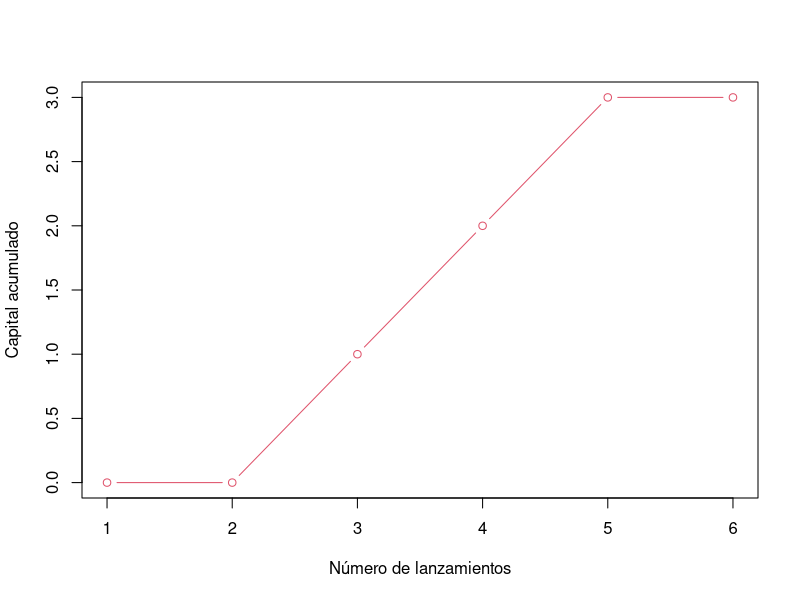

This figure's R source: (Note: this script raises an error after producing the figure.)
# Simulaciòn del juego consistente en lanzar una moneda
# Enunciado: Suponga que un jugador accede al juego de lanzar 
# una moneda y por cada sello que obtenga en el lanzamiento 
# cobra una unidad monetaria, asuma que el jugador inicia el juego
# con 0 unidades monetarias.

# Simulación de una trayectoria de 6 pasos
tr1 <- cumsum(sample(c(0,1), size = 6, replace = TRUE))
plot(1:length(tr1), tr1, type = "b", col = 2, xlab = 'Número de lanzamientos', ylab = 'Capital acumulado')

# Funciòn que genera una trayectoria tras realizar n lanzamientos
try <- function(n){
  return(cumsum(sample(c(0,1), size = n, replace = TRUE))) # 0:= cara y 1:= sello
} 
# Función que genera m replicas de trayectorias
rpl <- function(m,n){
  res <- matrix(0,ncol = n, nrow = m)
  for(j in 1:m){
    res[j,] <- try(n)
  }
  # Obtención de la ley de probabilidad
  pr <- table(res[,n])/m
  return(list(Matriz=res, Vector = pr, 
              CapitalEsperado = sum((0:n)*pr))) # Valor Esperado al cabo de n lanzamientos
}

system.time(T1 <- rpl(10000000,20))
T1$Vector
T1$CapitalEsperado
